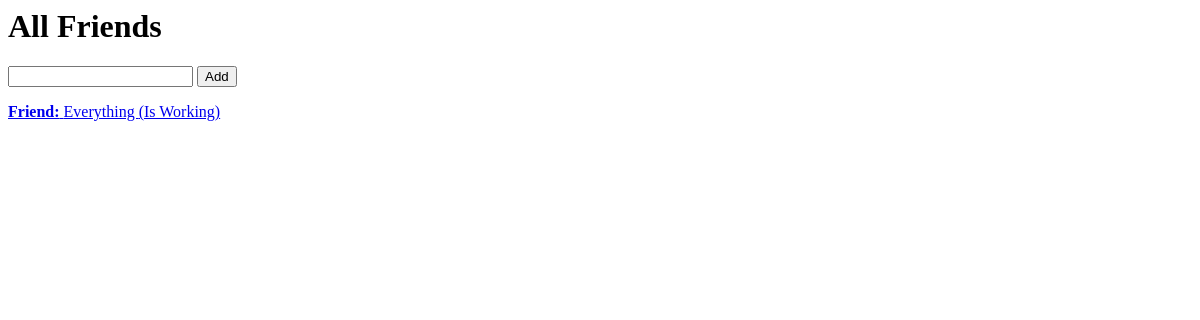
Before: /friends with the older database file.
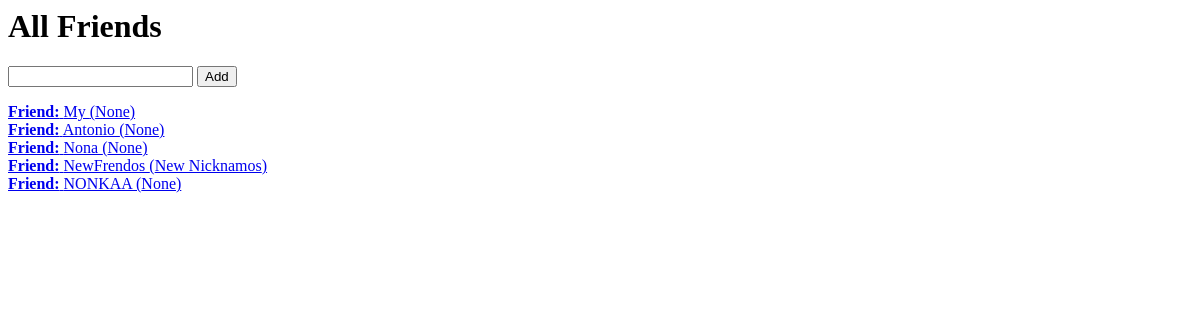
After: the same page with the newer database file.
### tables this page shows
CREATE TABLE friends
    (
        friend_id INTEGER PRIMARY KEY AUTOINCREMENT,
        name  TEXT  UNIQUE,
        nickname TEXT
    );

### app.py (the view)
@app.route('/friends')
def show_friends():
    return render_template('friends.html', friends=Friend.all())

### database.py (called while the page is built)
    def __enter__(self):
        self.conn = sqlite3.connect(DB_NAME)
        return self.conn.cursor()

    def __exit__(self, type, value, traceback):
        self.conn.commit()

### friend.py (called while the page is built)
    @staticmethod
    def all():
        with DB() as db:
            rows = db.execute('SELECT * FROM friends').fetchall()
            return [Friend(*row) for row in rows]

### templates/friends.html (shortened to what this page needs)
<h1> All Friends </h1>
<form action=/friends/new method="post">
  <input type="text" name="friend_name">
  <button type="Add Friend">Add</button>
</form>
{% for friend in friends %}
<a href="/friends/{{ friend.friend_id }}"><b> Friend:</b> {{ friend.name }} ({{ friend.nickname }})</a>
{% endfor %}

Changed rows visible on the page:
changed friends (number 1 of 5 on the later page): name "Everything" → "My"; nickname "Is Working" → "None"
added friends: name "Antonio", nickname "None"
added friends: name "Nona", nickname "None"
added friends: name "NewFrendos", nickname "New Nicknamos"
added friends: name "NONKAA", nickname "None"
